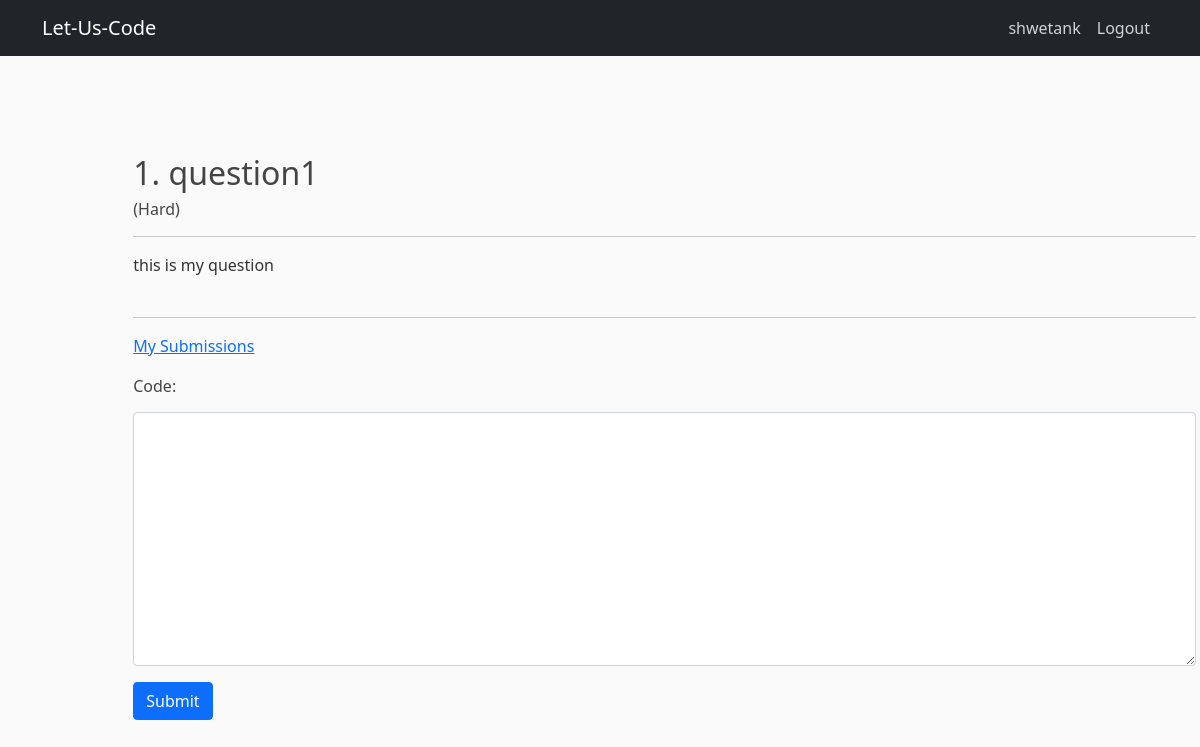
The page /problem/1/ (signed in) on the database as committed earlier.
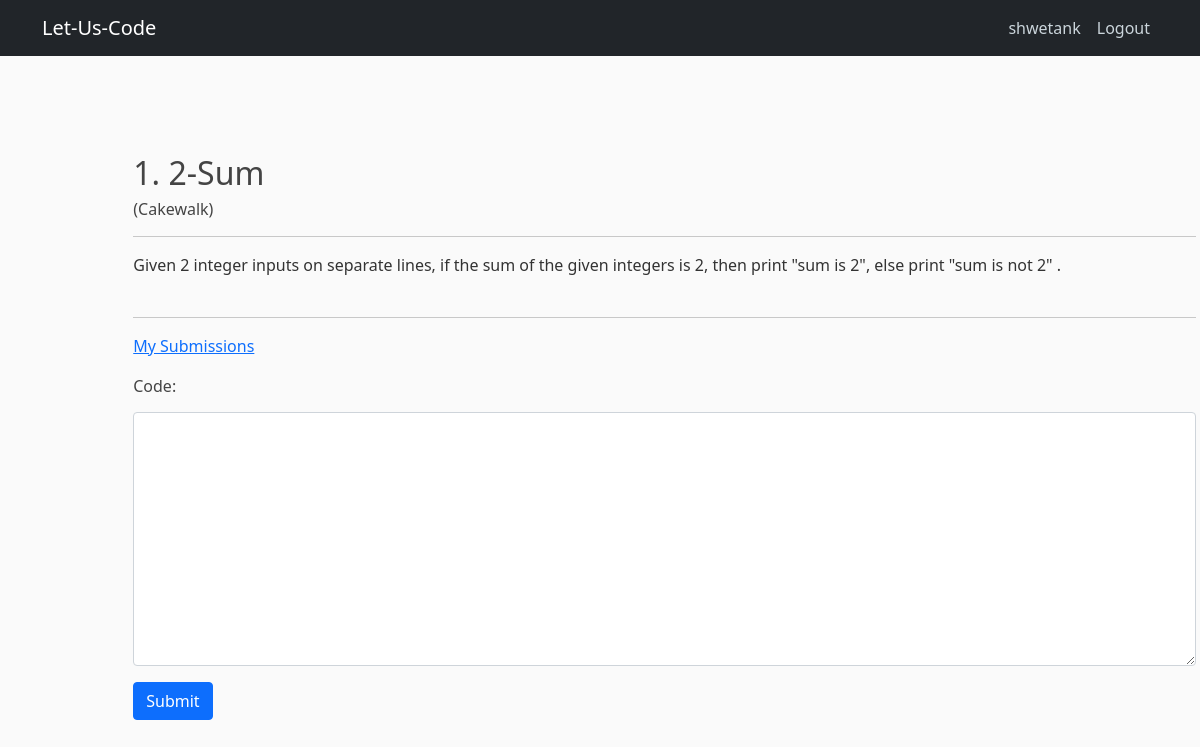
The same page on the database as committed later.
### judge/models.py (models this page shows)
class problem(models.Model):
    name=models.TextField()
    statement = models.TextField()
    difficulty=models.TextField()
    time_limit=models.FloatField(null=True)

### judge/views.py (the view)
# urls.py: path('problem/<int:prob_id>/',problem_detail,name='detail_problem'),
@login_required(login_url='user_login')
def problem_detail(request, prob_id):
    obj=get_object_or_404(problem, id = prob_id)
    if request.method == 'POST':
        form=code_form(request.POST)
        if(form.is_valid()):
            sub=form.save()
            sub.curr_problem=obj
            sub.submitter = request.user.username
            sub.save()
            check_code(sub)
        return redirect('past_submissions',prob_id)
    else:
        form=code_form()
        context = {
            'problem': problem.objects.get(id=prob_id),
            'form': form,
        }
        template='detail_problem.html'
        return  render (request, template, context)

### judge/our_forms.py
class code_form(forms.ModelForm):
    code = forms.CharField(widget = forms.Textarea)
    class  Meta:
        model = solution
        fields = ['code']

### judge/templates/detail_problem.html (shortened to what this page needs)
{% extends "base.html" %}
{% load static %}
{% block content %}
<div class="container-lg" style="margin: 1% 0 0 -3%; width: 120%; margin-top: 8%;">
  <div class="sticky-md-top">
    <h2>{{ problem.id }}. {{ problem.name }} </h2>
    <h6>({{problem.difficulty}})</h6>
  </div>
  <hr>
  {% autoescape off %}
  <div>{{ problem.statement }}</div>
  <br>
  {% endautoescape %}
  <hr>
  <p style="color:blue"><a href=./submission> My Submissions </a></p>
  <form action='' method="POST" style="margin: 0 0 4% 0; ">
    <fieldset>
      <div class="mb-3">
        <label for="user_solution" class="form-label">
          <h6>Code:</h6>
        </label>
        <textarea class="form-control" name="code" id="user_solution" rows="10">{{ precode }}</textarea>
      </div>
      <button type="submit" class="btn btn-primary">Submit</button>
    </fieldset>
  </form>
</div>
{% endblock content %}

Rows that differ between the two databases and show on the page:
changed problem id 1: name "question1" → "2-Sum"; difficulty "Hard" → "Cakewalk"; statement "this is my question" → "Given 2 integer inputs on separate lines, if the sum of the given integers is 2, then print \"sum is 2\", else print \"sum is not 2\" ."
